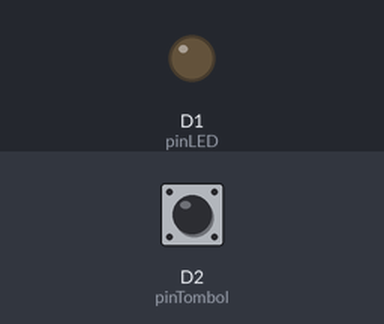
This sketch was run on a simulated ESP8266 (NodeMCU). Shown: output pins drawn as LEDs (lit = HIGH). Inputs (shaded band) come from the test bench; at power-on: D2 (pinTombol) LOW.

Above: at 1.2 s.
1.3 s: D2 (pinTombol) pulled HIGH for 0.15 s
At 2.7 s:
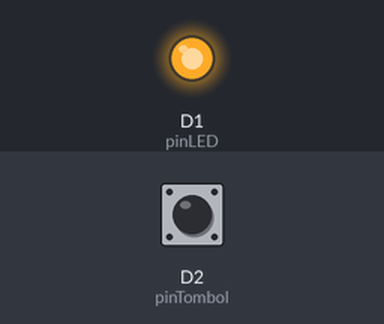
3.0 s: D2 (pinTombol) pulled HIGH for 1 s
At 4.1 s:
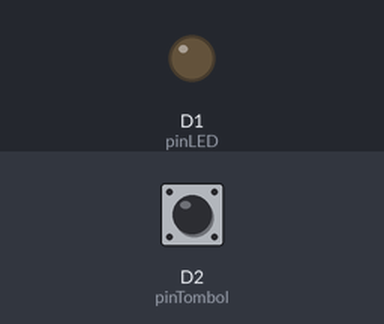
5.5 s: D2 (pinTombol) pulled HIGH for 3.2 s
At 6.0 s:
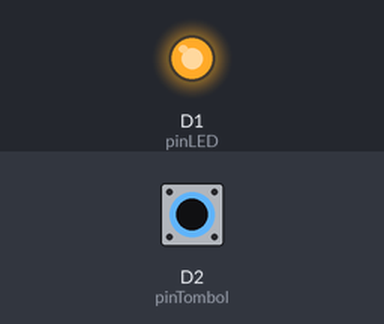
Timing chart, 0 to 8.5 s (numbered marks = the images above; inputs shaded):
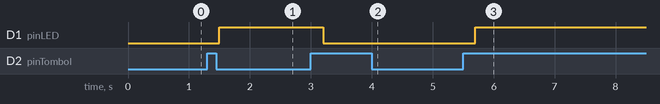

Measured:
- after the input at 1.3 s, D1 (pinLED): LOW → HIGH after 0.20 s
- after the input at 3.0 s, D1 (pinLED): HIGH → LOW after 0.20 s
- after the input at 5.5 s, D1 (pinLED): LOW → HIGH after 0.20 s

The sketch:

sketch_sep16f.ino
```cpp
#include <dummy.h>

#include <dummy.h>

// Konfigurasi pin sesuai gambar skema Praktikum 2
const int pinLED    = D1; // Pin D1 terhubung ke LED
const int pinTombol = D2; // Pin D3 terhubung ke Push Button (Pull-Down)

// Variabel pelacak status (state tracking)
bool statusLED = false;          // Menyimpan kondisi LED (false = OFF/mati, true = ON/nyala)
int statusTombolSebelumnya = LOW; // Menyimpan status pembacaan tombol sebelumnya

void setup() {
  pinMode(pinLED, OUTPUT);
  pinMode(pinTombol, INPUT);

  // Saat sistem pertama kali dinyalakan, LED diatur dalam keadaan MATI (OFF)
  digitalWrite(pinLED, LOW);
}

void loop() {
  // Membaca input digital dari tombol (HIGH saat ditekan pada Rangkaian Pull-Down)
  int statusTombolSaatIni = digitalRead(pinTombol);

  // Deteksi Perubahan State (Edge Detection):
  // Memastikan logika hanya berjalan saat tombol BARU SAJA ditekan (transisi LOW ke HIGH)
  if (statusTombolSaatIni == HIGH && statusTombolSebelumnya == LOW) {

    // Fitur Debouncing:
    // Delay singkat 200ms untuk mengabaikan getaran/pantulan mekanis fisik tombol
    delay(200);

    // Toggle State:
    // Mengubah nilai variabel status (jika OFF menjadi ON, jika ON menjadi OFF)
    statusLED = !statusLED;

    // Memperbarui kondisi fisik LED sesuai status terbaru
    if (statusLED == true) {
      digitalWrite(pinLED, HIGH); // LED menyala dan tetap menyala
    } else {
      digitalWrite(pinLED, LOW);  // LED mati dan tetap mati
    }
  }

  // Menyimpan kondisi tombol saat ini untuk dibandingkan pada siklus loop berikutnya
  statusTombolSebelumnya = statusTombolSaatIni;
}
```
